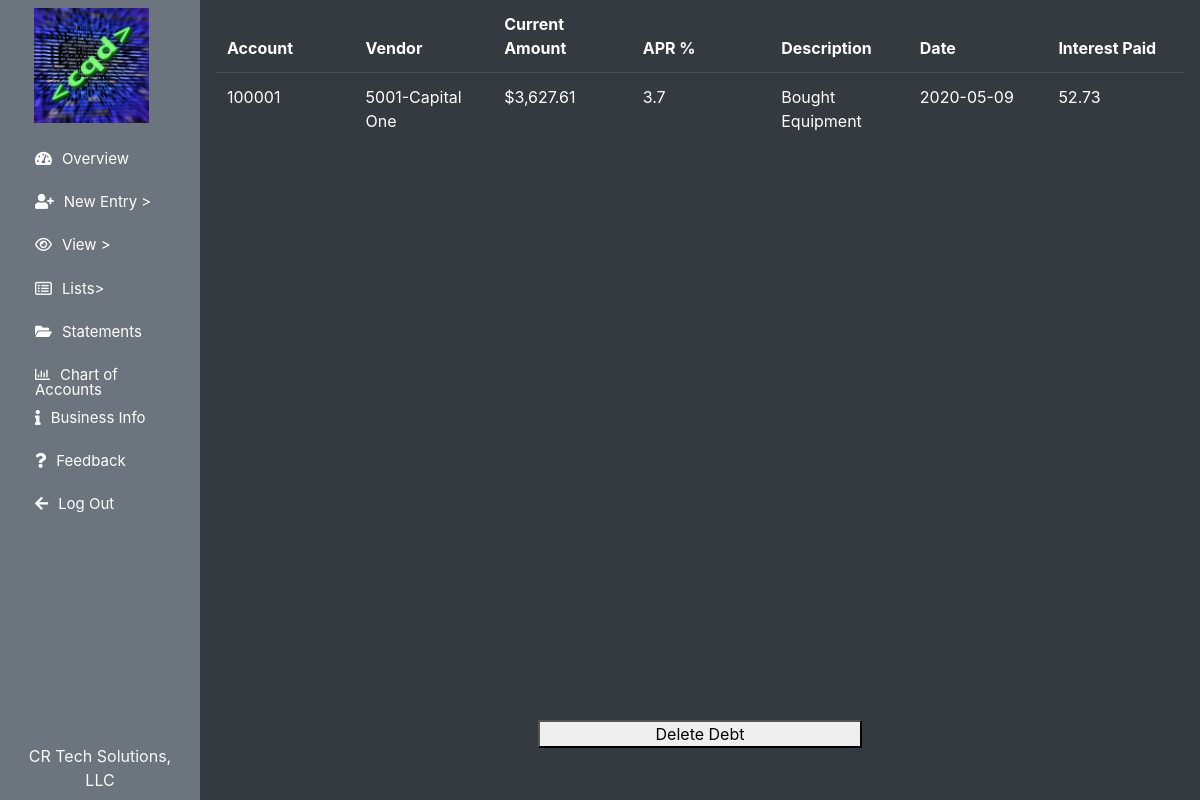
/view/debts (signed in), run on the app's committed database.
### flow/models.py (models this page shows, shortened)
class usersTable(db.Model, UserMixin):
    id = db.Column(db.Integer, primary_key=True)
    fname = db.Column(db.String(255), nullable=False)
    lname = db.Column(db.String(255), nullable=False)
    email = db.Column(db.String(255), unique=True, nullable=False)
    username = db.Column(db.String(255), unique=True, nullable=False)
    password = db.Column(db.String(255), nullable=False)
    joined = db.Column(db.Date, nullable=False)
    businessname = db.Column(db.String(255), nullable=False)
    businessnumber = db.Column(db.String(255), nullable=False)
    businessaddress = db.Column(db.String(255), nullable=False)
    businesscity = db.Column(db.String(255), nullable=False)
    businessstate = db.Column(db.String(50))
    businesszip = db.Column(db.Integer)
    businesswebsite = db.Column(db.String(255))
    fiscalyearstart = db.Column(db.Date, nullable=False)
    fiscalyearend = db.Column(db.Date, nullable=False)
    businesslogo = db.Column(db.String(255), nullable=False)
    member = db.Column(db.Boolean, nullable = False)
    lastpaydate = db.Column(db.Date)
    subuser = db.relationship('subuserTable', backref='user', lazy=True)
    account = db.relationship('accountTable', backref='user', lazy=True)
    vendor = db.relationship('vendorTable', backref='user', lazy=True)
    customer = db.relationship('customerTable', backref='user', lazy=True)
    debt = db.relationship('debtTable', backref='user', lazy=True)
    investment = db.relationship('investmentTable', backref='user', lazy=True)

class debtTable(db.Model):
    userid = db.Column(db.Integer, db.ForeignKey('users_table.id'), nullable=False)
    debtid= db.Column(db.Integer, primary_key=True)
    accountnumber = db.Column(db.Integer, nullable=False)
    debtvendor = db.Column(db.String(255), nullable=False)
    debtamount = db.Column(db.Float, nullable=False)
    debtapr = db.Column(db.Float, nullable=False)
    debtdescription = db.Column(db.String(255), nullable=False)
    debtdate = db.Column(db.Date, nullable=False)
    interestpaid = db.Column(db.Float, nullable = False)

### flow/views_views.py (the view, shortened to what this page needs)
@app.route('/view/debts', methods=['GET', 'POST'])
@login_required
def viewDebts():
    try:
        debts = debtTable.query.filter_by(userid=current_user.id).order_by(asc(debtTable.accountnumber)).all()
    except(AttributeError, SQLAlchemy.exc.OperationalError):
        debts = debtTable.query.filter_by(userid=current_user.id).order_by(asc(debtTable.accountnumber)).all()
    form = DebtDeleteForm()
    add2 = Decimal(10) ** -2
    for debt in debts:
        new = Decimal(debt.debtamount).quantize(add2)
        debt.debtamount = "{:,}".format(new)
    return render_template('/view/debts.html', rows = debts, form=form)

### flow/models.py (called while the page is built)
@login_manager.user_loader
def load_user(userid):
    return usersTable.query.get(userid)

### flow/templates/view/debts.html (shortened to what this page needs)
{% extends "main_template.html" %}
{% block bodytag %}
<body class="vh-100 vw-100">
    {% endblock %}
    {% block content %}
    <div class="col-10 h-100 bg-dark">
        <div class="col-12 h-90 no-gutters">
            <table class="table table-dark bg-dark table-scroll col-12 h-90 text-left">
                <thead>
                    <th scope="col">Account</th>
                    <th scope="col">Vendor</th>
                    <th scope="col">Current Amount</th>
                    <th scope="col">APR %</th>
                    <th scope="col">Description</th>
                    <th scope="col">Date</th>
                    <th scope="col">Interest Paid</th>
                </thead>
                <tbody>
                    {% for row in rows %}
                    <tr>
                        <td>{{ row.accountnumber }}</td>
                        <td>{{ row.debtvendor }}</td>
                        <td>${{ row.debtamount }}</td>
                        <td>{{ row.debtapr }}</td>
                        <td>{{ row.debtdescription }}</td>
                        <td>{{ row.debtdate }}</td>
                        <td>{{ row.interestpaid }}</td>
                    </tr>
                    {% endfor %}
                </tbody>
            </table>
        </div>
        <div class="col-12 row no-gutters justify-content-center">
            <button data-toggle="modal" data-target="#deleteDebt" class="col-4">Delete
                Debt</button>
        </div>
    </div>
    {% endblock %}

### flow/templates/main_template.html (shortened to what this page needs)
{% import "bootstrap/wtf.html" as wtf %}
<!DOCTYPE html>
<html lang="en">
<head>
    <link rel="stylesheet" href="{{ url_for('static', filename='assets/css/main.css') }}">
    <link rel="stylesheet" href="{{ url_for('static', filename='assets/css/bootstrap-grid.min.css') }}">
    <link rel="stylesheet" href="{{ url_for('static', filename='assets/css/bootstrap-reboot.min.css') }}">
    <link rel="stylesheet" href="{{ url_for('static', filename='assets/css/bootstrap.min.css') }}">
    <link rel="stylesheet" href="{{ url_for('static', filename='assets/css/Chart.css') }}">
    <link rel="stylesheet" href="path/to/font-awesome/css/font-awesome.min.css">
    <link rel="stylesheet" href="https://cdnjs.cloudflare.com/ajax/libs/font-awesome/5.10.2/css/all.css">
</head>
{% block bodytag %}{% endblock %}
<div class="row w-100 bg-light no-gutters contentArea">
    <div class="navArea col-2 bg-secondary h-100">
        <div class="h-90">
            <div class="col-11 text-center">
                <img src="{{ url_for('static', filename='business_logos/' + current_user.businesslogo) }}" alt="Flow"
                    class="w-75 mt-2 mb-2">
            </div>
            <nav class="col-12 mx-auto h-75">
                <div class="modernnav h-100" id="navbarSupportedContent" style="font-size: small;">
                    <ul class="navbar-nav h-100">
                        <li id="nav-item" style="height: 8%;">
                            <a id="nav-link" href="{{url_for('overview')}}"><i
                                    class="fas fa-tachometer-alt"></i>Overview</a>
                        </li>
                        <div class="dropdown-few" style="height: 8%; width: 100%;">
                            <li id="nav-item" style="height: 100%; width: 100%;">
                                <a id="nav-link"><i class="fa fa-user-plus" aria-hidden="true"></i>New Entry ></a>
                        </div>
                        <div class="dropdown-few" style="height: 8%; width: 100%;">
                            <li id="nav-item" style="height: 100%; width: 100%;">
                                <a id="nav-link"><i class="fa fa-eye" aria-hidden="true"></i>View ></a>
                        </div>
                        <div class="dropdown-few" style="height: 8%; width: 100%;">
                            <li id="nav-item" style="height: 100%; width: 100%;">
                                <a id="nav-link"><i class="fa fa-list-alt" aria-hidden="true"></i>Lists></a>
                        </div>
                        <li id="nav-item" style="height: 8%;">
                            <a id="nav-link" href="{{url_for('statements')}}"><i class="fa fa-folder-open"
                                    aria-hidden="true"></i>Statements</a>
                        </li>
                        <li id="nav-item" style="height: 8%;">
                            <a id="nav-link" href="{{url_for('accountChart')}}"><i
                                    class="far fa-chart-bar"></i>Chart of Accounts</a>
                        </li>
                        <li id="nav-item" style="height: 8%;">
                            <a id="nav-link" href="{{url_for('businessInfo')}}"><i class="fa fa-info"
                                    aria-hidden="true"></i>Business Info</a>
                        </li>
                        <li id="nav-item" style="height: 8%;">
                            <a id="nav-link" href="{{url_for('feedback')}}"><i class="fa fa-question"
                                    aria-hidden="true"></i>Feedback</a>
                        </li>
                        <li id="nav-item" style="height: 8%;">
                            <a id="nav-link" data-toggle="modal" data-target="#logOutValidation"><i class="fa fa-arrow-left"
                                    aria-hidden="true"></i>Log Out</a>
                        </li>
                    </ul>
                </div>
            </nav>
        </div>
        <div class="col-12 no-gutters text-center align-self-bottom h-3">
            <p class="text-light mt-4">{{ current_user.businessname }}</p>
        </div>
    </div>
    {% if current_user.member == True %}
    {% block content %} {% endblock %}
    {% endif %}
    </body>
</html>

### flow/static/assets/css/main.css (style rules this page uses)
.contentArea { height: 100%; }
.table-scroll tbody { position: absolute; overflow-y: scroll; height: 100%; }
.table-scroll tr { width: 100%; table-layout: fixed; display: inline-table; }
.table-scroll thead>tr>th { border: none; }
.h-90 { height: 90%; }

### flow/templates/main_template.html (style rules this page uses)
* { margin: 0; padding: 0; }
i { margin-right: 10px; }
#navbarSupportedContent li { list-style-type: none; float: left; }
#navbarSupportedContent ul li a { color: white; text-decoration: none; line-height: 100%; font-size: 15px; display: inline-block; padding: 20px 20px; transition-duration: 0.25s; transition-timing-function: cubic-bezier(0.68, -0.55, 0.265, 1.55); position: relative; }
.dropdown-few { position: relative; display: inline-block; }

### data on the page
usersTable: businesslogo (picture), businessname "CR Tech Solutions, LLC"
debtTable: accountnumber "100001", debtvendor "5001-Capital One", debtamount "3,627.61", debtapr "3.7", debtdescription "Bought Equipment", debtdate "2020-05-09", interestpaid "52.73"
